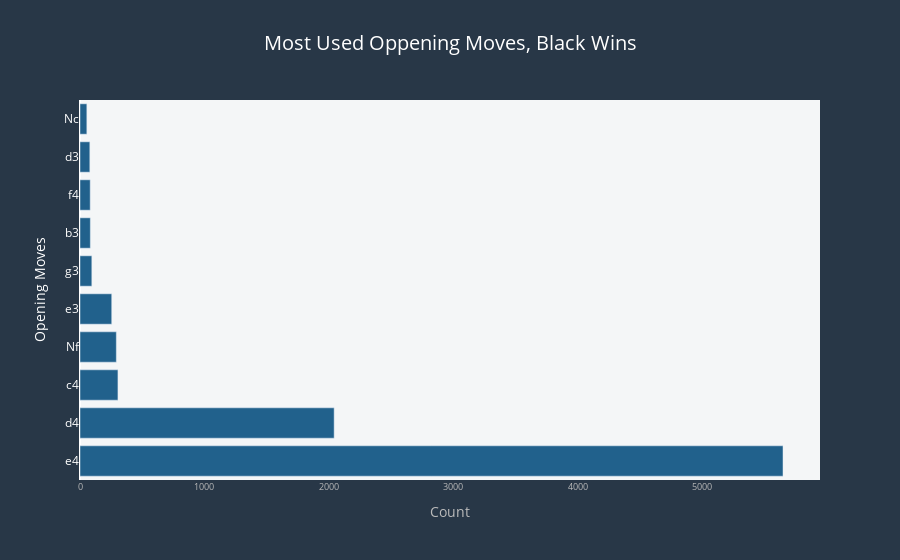

Here is the notebook cell this chart was saved with:
### Code cell
fig=px.bar(y=black.index,x=black.values,
           title="most used oppening moves, black wins".title(),
            color_discrete_sequence=["#21618C"],
           labels={"x":"Count ","y":"Move "},
      )
fig.update_layout(
title_font_color="#fff",paper_bgcolor="#283747",title_font_size=20,title_x=.5,font_color="#bbb",
    plot_bgcolor="#F4F6F7",legend_title_font_size=17,legend_title_font_color="#fff",
    legend_title_text="Game winner")
fig.update_yaxes(showgrid=False,visible=True,title="Opening Moves",color="#fff")
fig.update_xaxes(showgrid=False,tickfont_size=9)
fig.update_traces(textfont_size=1,visible=True)
fig.update_traces(textfont_color="#333",textposition='inside')
fig.show()

### Figure 1 — Plotly figure (JSON) as saved in the notebook; plotly's stock layout.template omitted (floating-point values rounded to 4 significant figures)
{"data": [{"alignmentgroup": "True", "hovertemplate": "Count =%{x}<br>Move =%{y}<extra></extra>", "legendgroup": "", "marker": {"color": "#21618C", "pattern": {"shape": ""}}, "name": "", "offsetgroup": "", "orientation": "h", "showlegend": false, "textfont": {"color": "#333", "size": 1}, "textposition": "inside", "type": "bar", "visible": true, "x": [5651, 2043, 305, 292, 255, 95, 83, 82, 79, 55], "xaxis": "x", "y": ["e4", "d4", "c4", "Nf", "e3", "g3", "b3", "f4", "d3", "Nc"], "yaxis": "y"}], "layout": {"barmode": "relative", "font": {"color": "#bbb"}, "legend": {"title": {"font": {"color": "#fff", "size": 17}, "text": "Game winner"}, "tracegroupgap": 0}, "paper_bgcolor": "#283747", "plot_bgcolor": "#F4F6F7", "title": {"font": {"color": "#fff", "size": 20}, "text": "Most Used Oppening Moves, Black Wins", "x": 0.5}, "xaxis": {"anchor": "y", "domain": [0.0, 1.0], "showgrid": false, "tickfont": {"size": 9}, "title": {"text": "Count "}}, "yaxis": {"anchor": "x", "color": "#fff", "domain": [0.0, 1.0], "showgrid": false, "title": {"text": "Opening Moves"}, "visible": true}}}
